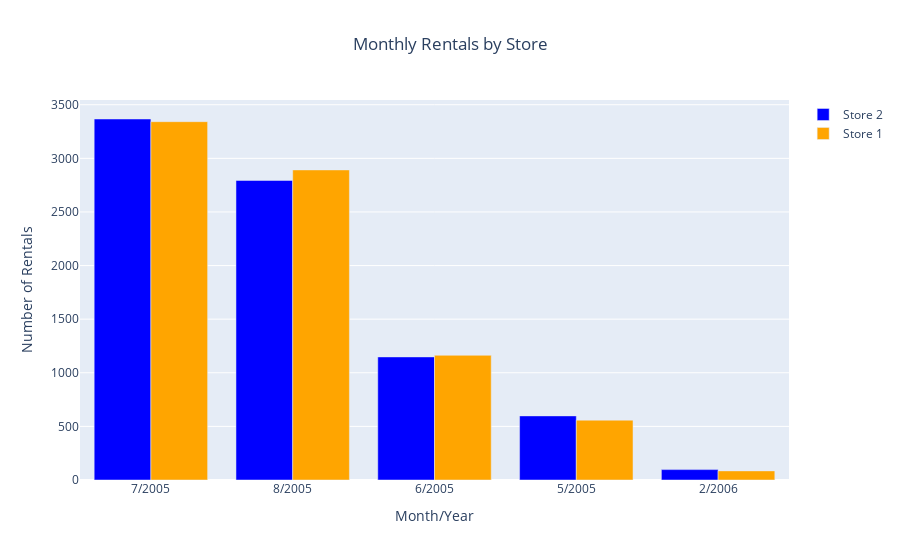

Write notebook code for a chart like this one.
### Code cell
import pandas as pd
import plotly.graph_objects as go

# データを読み込む
data = pd.read_csv("SQL_Homework3.csv")

# 棒グラフ用のデータを作成
fig = go.Figure()

# グラフにデータを追加
for store_id, color in zip(data['store_id'].unique(), ['blue', 'orange']):
    store_data = data[data['store_id'] == store_id]
    fig.add_trace(go.Bar(x=store_data['rental_month'].astype(str) + '/' + store_data['rental_year'].astype(str),
                         y=store_data['count_rentals'],
                         name='Store ' + str(store_id),
                         marker_color=color))

# レイアウトの設定
fig.update_layout(title_text="Monthly Rentals by Store",
                  xaxis_title="Month/Year",
                  yaxis_title="Number of Rentals",
                  title_x=0.5)  # タイトルを中央に配置

# グラフの表示
fig.show()

### Figure 1 — Plotly figure (JSON) as saved in the notebook; plotly's stock layout.template omitted (floating-point values rounded to 4 significant figures)
{"data": [{"marker": {"color": "blue"}, "name": "Store 2", "type": "bar", "x": ["7/2005", "8/2005", "6/2005", "5/2005", "2/2006"], "y": [3367, 2794, 1148, 598, 97]}, {"marker": {"color": "orange"}, "name": "Store 1", "type": "bar", "x": ["7/2005", "8/2005", "6/2005", "5/2005", "2/2006"], "y": [3342, 2892, 1163, 558, 85]}], "layout": {"title": {"text": "Monthly Rentals by Store", "x": 0.5}, "xaxis": {"title": {"text": "Month/Year"}}, "yaxis": {"title": {"text": "Number of Rentals"}}}}
